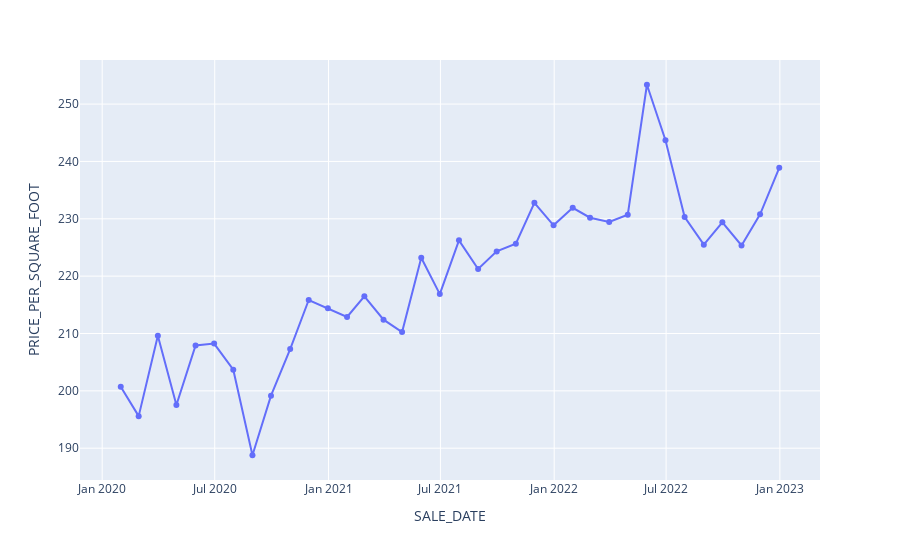

Here is the notebook cell this chart was saved with:
### Code cell
monthly_average = staten_onefamily.resample('M', on='SALE_DATE').mean()
px.line(monthly_average, y="PRICE_PER_SQUARE_FOOT", markers=True)

### Figure 1 — Plotly figure (JSON) as saved in the notebook; plotly's stock layout.template omitted (floating-point values rounded to 4 significant figures)
{"data": [{"hovertemplate": "SALE_DATE=%{x}<br>PRICE_PER_SQUARE_FOOT=%{y}<extra></extra>", "legendgroup": "", "line": {"color": "#636efa", "dash": "solid"}, "marker": {"symbol": "circle"}, "mode": "lines+markers", "name": "", "orientation": "v", "showlegend": false, "type": "scatter", "x": ["2020-01-31T00:00:00", "2020-02-29T00:00:00", "2020-03-31T00:00:00", "2020-04-30T00:00:00", "2020-05-31T00:00:00", "2020-06-30T00:00:00", "2020-07-31T00:00:00", "2020-08-31T00:00:00", "2020-09-30T00:00:00", "2020-10-31T00:00:00", "2020-11-30T00:00:00", "2020-12-31T00:00:00", "2021-01-31T00:00:00", "2021-02-28T00:00:00", "2021-03-31T00:00:00", "2021-04-30T00:00:00", "2021-05-31T00:00:00", "2021-06-30T00:00:00", "2021-07-31T00:00:00", "2021-08-31T00:00:00", "2021-09-30T00:00:00", "2021-10-31T00:00:00", "2021-11-30T00:00:00", "2021-12-31T00:00:00", "2022-01-31T00:00:00", "2022-02-28T00:00:00", "2022-03-31T00:00:00", "2022-04-30T00:00:00", "2022-05-31T00:00:00", "2022-06-30T00:00:00", "2022-07-31T00:00:00", "2022-08-31T00:00:00", "2022-09-30T00:00:00", "2022-10-31T00:00:00", "2022-11-30T00:00:00", "2022-12-31T00:00:00"], "xaxis": "x", "y": [200.7, 195.6, 209.6, 197.5, 207.9, 208.2, 203.7, 188.8, 199.2, 207.3, 215.8, 214.4, 212.9, 216.5, 212.4, 210.3, 223.2, 216.9, 226.2, 221.3, 224.3, 225.6, 232.8, 228.9, 231.9, 230.2, 229.4, 230.7, 253.4, 243.7, 230.3, 225.5, 229.4, 225.3, 230.8, 238.9], "yaxis": "y"}], "layout": {"legend": {"tracegroupgap": 0}, "margin": {"t": 60}, "xaxis": {"anchor": "y", "domain": [0, 1], "title": {"text": "SALE_DATE"}}, "yaxis": {"anchor": "x", "domain": [0, 1], "title": {"text": "PRICE_PER_SQUARE_FOOT"}}}}
